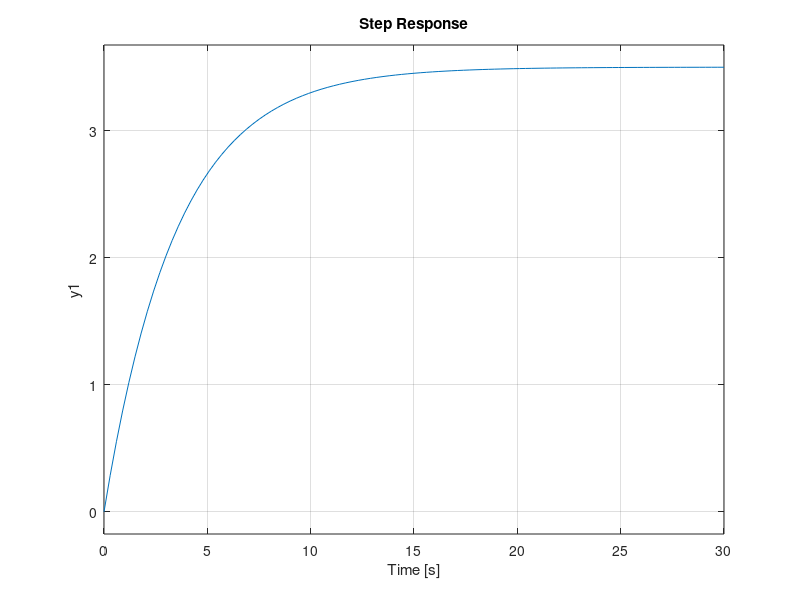
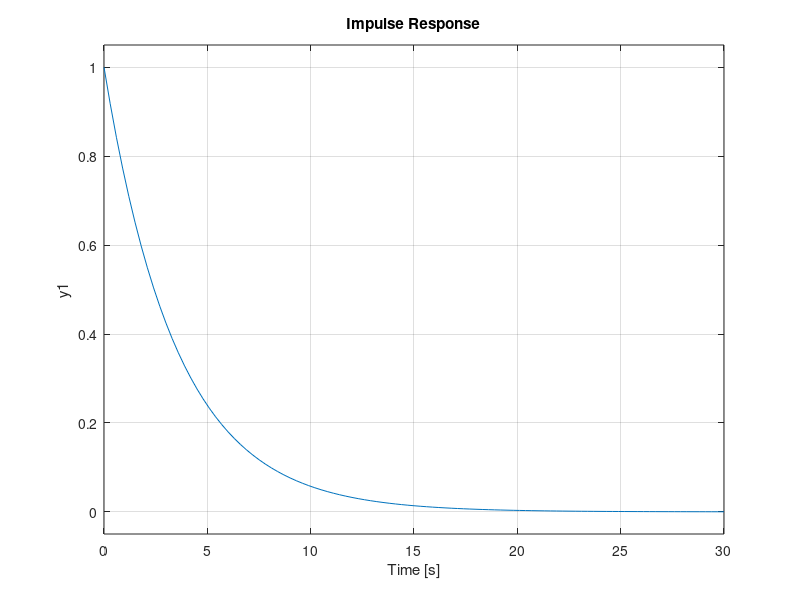
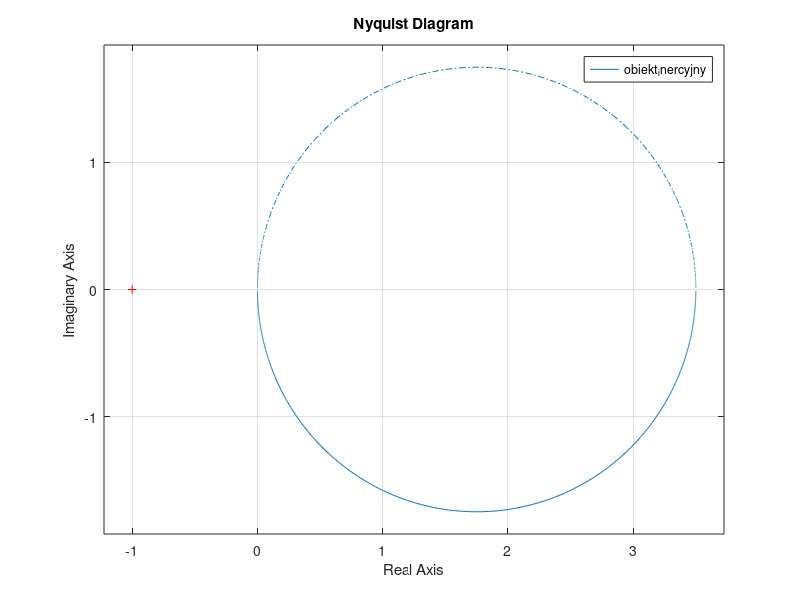
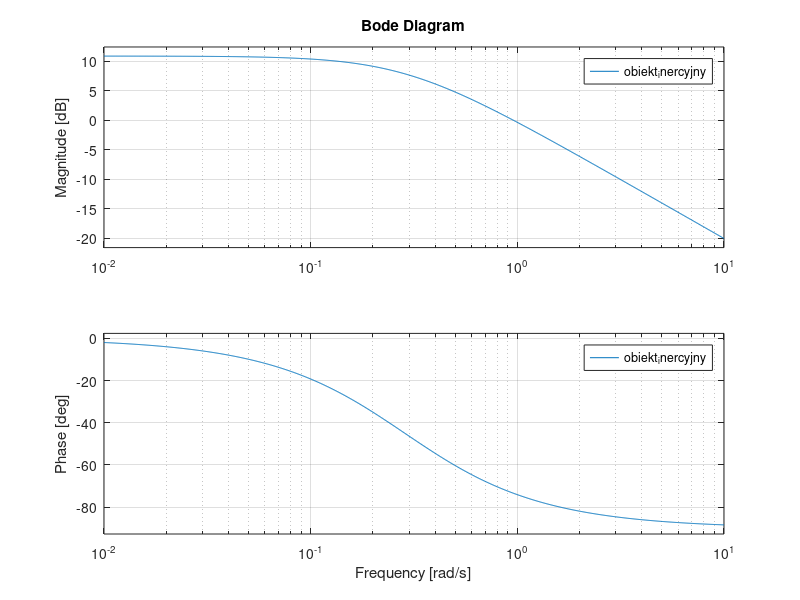

The MATLAB script that drew these images, in order:
clear;close all; clc;
% Transmitancja: G(s) = k / (Ts + 1).
% Stałe:
k = 3.5;
T = 3.5;

% Utwórz obiekt inercyjny o zadanej transmitancji.
obiekt_inercyjny = tf(k, [T, 1]);

% Charakterystyka skokowa.
figure(1);
step(obiekt_inercyjny);
grid on;

% Charakterystyka impulsowa.
figure(2);
impulse(obiekt_inercyjny);
grid on;

% Charakterystyka Nyquista.
figure(3);
nyquist(obiekt_inercyjny);
grid on;

% Charakterystyka Bodego.
figure(4);
bode(obiekt_inercyjny);
grid on;